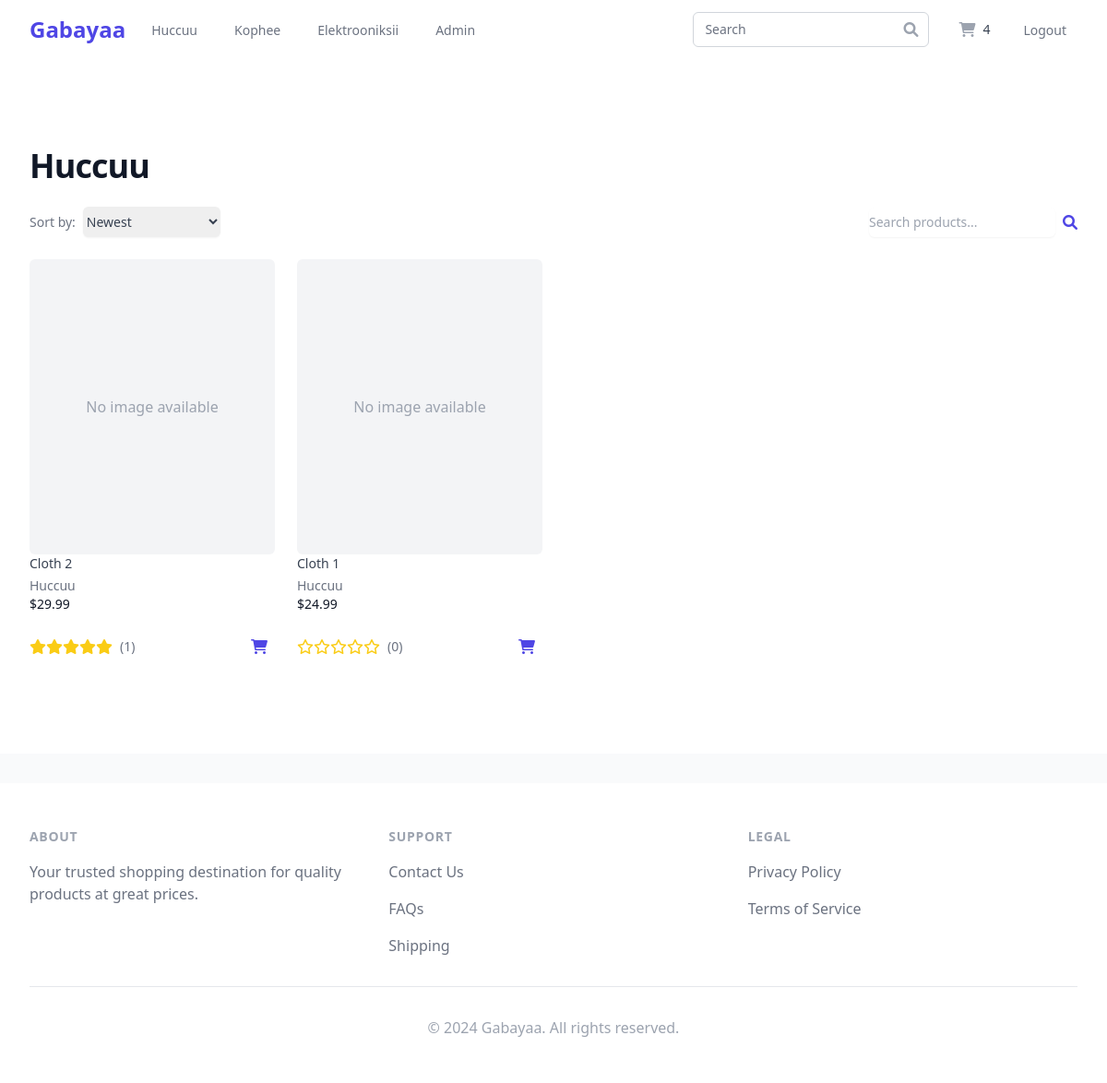
Screenshot of /huccuu (signed in) with the database file from the repository.
### dukkaana/models.py (models this page shows, shortened)
class Cart(models.Model):
    id = models.UUIDField(primary_key=True, default=uuid.uuid4, editable=False)
    user = models.ForeignKey(
        Customer,
        on_delete=models.CASCADE,
        related_name='carts',
        verbose_name=_('user')
    )
    created_at = models.DateTimeField(_('created at'), auto_now_add=True)
    updated_at = models.DateTimeField(_('updated at'), auto_now=True)
    total_items = models.PositiveIntegerField(_('total items'), default=0)
    transaction_fee = models.DecimalField(
        _('transaction fee'),
        max_digits=10,
        decimal_places=2,
        default=0.00
    )
    total_price = models.DecimalField(
        _('total price'),
        max_digits=10,
        decimal_places=2,
        default=0.00
    )
    promo_code = models.ForeignKey(
        'PromoCode',
        on_delete=models.SET_NULL,
        null=True,
        blank=True,
        related_name='carts',
        verbose_name=_('promo code')
    )
    class Meta:
        verbose_name = _('cart')
        verbose_name_plural = _('carts')
        ordering = ['-created_at']

class Product(models.Model):
    CATEGORY_CHOICES = (
        ('Huccuu', _('Huccuu')),
        ('Kophee', _('Kophee')),
        ('Electrooniksii', _('Electrooniksii')),
    )
    id = models.UUIDField(primary_key=True, default=uuid.uuid4, editable=False)
    category = models.CharField(
        _('category'),
        max_length=20,
        choices=CATEGORY_CHOICES,
        default='Huccuu'
    )
    name = models.CharField(_('name'), max_length=200, default='no name')
    slug = models.SlugField(_('slug'), max_length=200,
                            unique=True, default='no-name')
    price = models.DecimalField(
        _('price'),
        max_digits=10,
        decimal_places=2,
        validators=[MinValueValidator(Decimal('0.01'))],
        default=0.00
    )
    quantity = models.PositiveIntegerField(
        _('quantity'),
        default=1,
        validators=[MinValueValidator(1)]
    )
    description = models.TextField(_('description'), blank=True)
    features = models.TextField(_('features'), blank=True)
    specifications = models.JSONField(
        _('specifications'), default=dict, blank=True)
    is_active = models.BooleanField(_('active'), default=True)
    created_at = models.DateTimeField(_('created at'), auto_now_add=True)
    updated_at = models.DateTimeField(_('updated at'), auto_now=True)
    rating = models.DecimalField(
        _('rating'),
        max_digits=3,
        decimal_places=2,
        default=0.00,
        validators=[MinValueValidator(0), MaxValueValidator(5)]
    )
    review_count = models.PositiveIntegerField(_('review count'), default=0)
    class Meta:
        verbose_name = _('product')
        verbose_name_plural = _('products')
        ordering = ['-created_at']
        indexes = [
            models.Index(fields=['category']),
            models.Index(fields=['name']),
            models.Index(fields=['price']),
            models.Index(fields=['rating']),
        ]
    def get_first_image(self):
        return self.images.first() if self.images.exists() else None

### dukkaana/views/product_views.py (the view)
# urls.py: path('huccuu', product_views.cloths, name='cloths'),
def cloths(request):
    print("attempting to display cloths")
    return product_list(request, 'Huccuu')

### dukkaana/context_processors.py (called while the page is built)
def cart_context(request):
    if request.user.is_authenticated:
        try:
            cart = Cart.objects.get(user=request.user)
            cart_items = CartItem.objects.filter(cart=cart)
            total_items = sum(item.quantity for item in cart_items)
            total_price = cart.total_price
        except Cart.DoesNotExist:
            cart = None
            cart_items = []
            total_items = 0
            total_price = 0
    else:
        cart = None
        cart_items = []
        total_items = 0
        total_price = 0
    return {
        'cart': cart,
        'cart_items': cart_items,
        'total_items': total_items,
        'total_price': total_price,
    }

### dukkaana/templates/view/products.html (shortened to what this page needs)
{% extends 'base.html' %}
{% block content %}
<div class="bg-white">
  <div class="max-w-7xl mx-auto py-16 px-4 sm:py-24 sm:px-6 lg:px-8">
    <div class="max-w-2xl mx-auto lg:max-w-none">
      <h1 class="text-3xl font-extrabold tracking-tight text-gray-900 sm:text-4xl">{{ category }}</h1>
      <div class="mt-6 flex items-center justify-between">
        <div class="flex items-center">
          <form method="GET" action="" class="flex items-center">
            <label for="sort" class="mr-2 text-sm text-gray-500">Sort by:</label>
            <select id="sort" name="sort" onchange="this.form.submit()" class="rounded-md border-gray-300 py-1.5 text-base leading-5 font-medium text-gray-700 text-left shadow-sm focus:outline-none focus:ring-1 focus:ring-indigo-500 focus:border-indigo-500 sm:text-sm">
              <option value="-created_at" {% if sort_by == '-created_at' %}selected{% endif %}>Newest</option>
            </select>
          </form>
        </div>
        <form method="GET" action="" class="flex items-center">
          <input type="text" name="search" value="{{ search_query }}" placeholder="Search products..." class="rounded-md border-gray-300 py-1.5 text-base leading-5 font-medium text-gray-700 text-left shadow-sm focus:outline-none focus:ring-1 focus:ring-indigo-500 focus:border-indigo-500 sm:text-sm">
          <button type="submit" class="ml-2 text-indigo-600 hover:text-indigo-500">
            <i class="fas fa-search"></i>
          </button>
        </form>
      </div>
      <div class="mt-6 grid grid-cols-1 gap-y-10 gap-x-6 sm:grid-cols-2 lg:grid-cols-4 xl:gap-x-8">
        {% for product in products %}
        <div class="group relative">
          <a href="{% url 'product_info' product.category product.id %}">
            <div class="w-full min-h-80 bg-gray-200 aspect-w-1 aspect-h-1 rounded-md overflow-hidden group-hover:opacity-75 lg:h-80 lg:aspect-none">
              {% if product.get_first_image %}
              <img src="{{ product.get_first_image.image.url }}" alt="{{ product.name }}" class="w-full h-full object-center object-cover lg:w-full lg:h-full">
              {% else %}
              <div class="w-full h-full flex items-center justify-center bg-gray-100">
                <span class="text-gray-400">No image available</span>
              </div>
              {% endif %}
            </div>
            <h3 class="text-sm text-gray-700">{{ product.name }}</h3>
          </a>
          <p class="mt-1 text-sm text-gray-500">{{ product.category }}</p>
          <p class="text-sm font-medium text-gray-900">${{ product.price }}</p>
          <div class="mt-4 flex justify-between items-center">
            <div class="flex items-center">
              {% for i in "12345" %}
                {% if forloop.counter <= product.rating %}
                  <i class="fas fa-star text-yellow-400"></i>
                {% else %}
                  <i class="far fa-star text-yellow-400"></i>
                {% endif %}
              {% endfor %}
              <span class="ml-2 text-sm text-gray-500">({{ product.review_count }})</span>
            </div>
            <form method="POST" action="{% url 'add_to_cart' product.id %}" class="flex-shrink-0">
              <button type="submit" class="p-2 text-indigo-600 hover:text-indigo-500" title="Add to Cart">
                <i class="fas fa-shopping-cart"></i>
              </button>
            </form>
          </div>
        </div>
        {% empty %}
        <div class="col-span-full text-center py-12">
          <h3 class="text-lg font-medium text-gray-900">No products found</h3>
          <p class="mt-2 text-sm text-gray-500">Try adjusting your search or filter to find what you're looking for.</p>
        </div>
        {% endfor %}
      </div>
    </div>
  </div>
</div>
{% endblock %}

### dukkaana/templates/base.html (shortened to what this page needs)
<!DOCTYPE html>
<html lang="en">
  <head>
    <script src="https://cdn.tailwindcss.com"></script>
    <link
      rel="stylesheet"
      href="https://cdnjs.cloudflare.com/ajax/libs/font-awesome/6.0.0/css/all.min.css"
    />
  </head>
  <body class="bg-gray-50 min-h-screen flex flex-col">
    <nav class="bg-white shadow-lg">
      <div class="max-w-7xl mx-auto px-4 sm:px-6 lg:px-8">
        <div class="flex justify-between h-16">
          <div class="flex">
            <div class="flex-shrink-0 flex items-center">
              <a
                href="{% url 'home' %}"
                class="text-2xl font-bold text-indigo-600"
                >Gabayaa</a
              >
            </div>
            <div class="hidden sm:ml-6 sm:flex sm:space-x-8">
              <a
                href="{% url 'cloths' %}"
                class="border-transparent text-gray-500 hover:border-indigo-500 hover:text-indigo-700 inline-flex items-center px-1 pt-1 border-b-2 text-sm font-medium"
              >
                Huccuu
              </a>
              <a
                href="{% url 'shoes' %}"
                class="border-transparent text-gray-500 hover:border-indigo-500 hover:text-indigo-700 inline-flex items-center px-1 pt-1 border-b-2 text-sm font-medium"
              >
                Kophee
              </a>
              <a
                href="{% url 'electronics' %}"
                class="border-transparent text-gray-500 hover:border-indigo-500 hover:text-indigo-700 inline-flex items-center px-1 pt-1 border-b-2 text-sm font-medium"
              >
                Elektrooniksii
              </a>
              {% if user.is_superuser %}
              <a
                href="{% url 'manager' %}"
                class="border-transparent text-gray-500 hover:border-indigo-500 hover:text-indigo-700 inline-flex items-center px-1 pt-1 border-b-2 text-sm font-medium"
              >
                Admin
              </a>
              {% endif %}
            </div>
          </div>
          <div class="flex items-center">
            <form
              action="{% url 'search_results' %}"
              method="GET"
              class="flex-1 flex items-center justify-center px-2 lg:ml-6 lg:justify-end"
            >
              <div class="max-w-lg w-full lg:max-w-xs">
                <div class="relative">
                  <input
                    id="search"
                    name="q"
                    class="block w-full pl-3 pr-10 py-2 border border-gray-300 rounded-md leading-5 bg-white placeholder-gray-500 focus:outline-none focus:placeholder-gray-400 focus:ring-1 focus:ring-indigo-500 focus:border-indigo-500 sm:text-sm"
                    placeholder="Search"
                    type="search"
                  />
                  <div
                    class="absolute inset-y-0 right-0 pr-3 flex items-center pointer-events-none"
                  >
                  </div>
                </div>
              </div>
            </form>
            <div class="ml-4 flow-root lg:ml-6">
              <a
                href="{% url 'cart' %}"
                class="group -m-2 p-2 flex items-center"
              >
                <i
                  class="fas fa-shopping-cart text-gray-400 group-hover:text-gray-500"
                ></i>
                <span
                  class="ml-2 text-sm font-medium text-gray-700 group-hover:text-gray-800"
                  >{{ cart.total_items }}</span
                >
              </a>
            </div>
            {% if user.is_authenticated %}
            <div class="ml-4 flow-root lg:ml-6">
              <a
                href="{% url 'logout_customer' %}"
                class="text-gray-500 hover:text-gray-700 px-3 py-2 rounded-md text-sm font-medium"
                >Logout</a
              >
            </div>
            {% endif %}
          </div>
        </div>
      </div>
    </nav>
    <main class="flex-grow">
       {% block content %}{% endblock %}
    </main>
    <footer class="bg-white mt-8">
      <div class="max-w-7xl mx-auto py-12 px-4 sm:px-6 lg:px-8">
        <div class="grid grid-cols-1 md:grid-cols-3 gap-8">
          <div>
            <h3
              class="text-sm font-semibold text-gray-400 tracking-wider uppercase"
            >
              About
            </h3>
            <p class="mt-4 text-base text-gray-500">
              Your trusted shopping destination for quality products at great
              prices.
            </p>
          </div>
          <div>
            <h3
              class="text-sm font-semibold text-gray-400 tracking-wider uppercase"
            >
              Support
            </h3>
            <ul class="mt-4 space-y-4">
              <li>
                <a href="#" class="text-base text-gray-500 hover:text-gray-900"
                  >Contact Us</a
                >
              </li>
              <li>
                <a href="#" class="text-base text-gray-500 hover:text-gray-900"
                  >FAQs</a
                >
              </li>
              <li>
                <a href="#" class="text-base text-gray-500 hover:text-gray-900"
                  >Shipping</a
                >
              </li>
            </ul>
          </div>
          <div>
            <h3
              class="text-sm font-semibold text-gray-400 tracking-wider uppercase"
            >
              Legal
            </h3>
            <ul class="mt-4 space-y-4">
              <li>
                <a href="#" class="text-base text-gray-500 hover:text-gray-900"
                  >Privacy Policy</a
                >
              </li>
              <li>
                <a href="#" class="text-base text-gray-500 hover:text-gray-900"
                  >Terms of Service</a
                >
              </li>
            </ul>
          </div>
        </div>
        <div class="mt-8 border-t border-gray-200 pt-8">
          <p class="text-base text-gray-400 text-center">
            &copy; 2024 Gabayaa. All rights reserved.
          </p>
        </div>
      </div>
    </footer>
  </body>
</html>

### rows the page displays
Cart: total_items "4"
Product: shows "No image available", name "Cloth 2", category "Huccuu", price "29.99", rating 5 (drawn), review_count "1"
Product: shows "No image available", name "Cloth 1", category "Huccuu", price "24.99", rating 0 (drawn), review_count "0"

### other values shown
{{ category }} "Huccuu"
